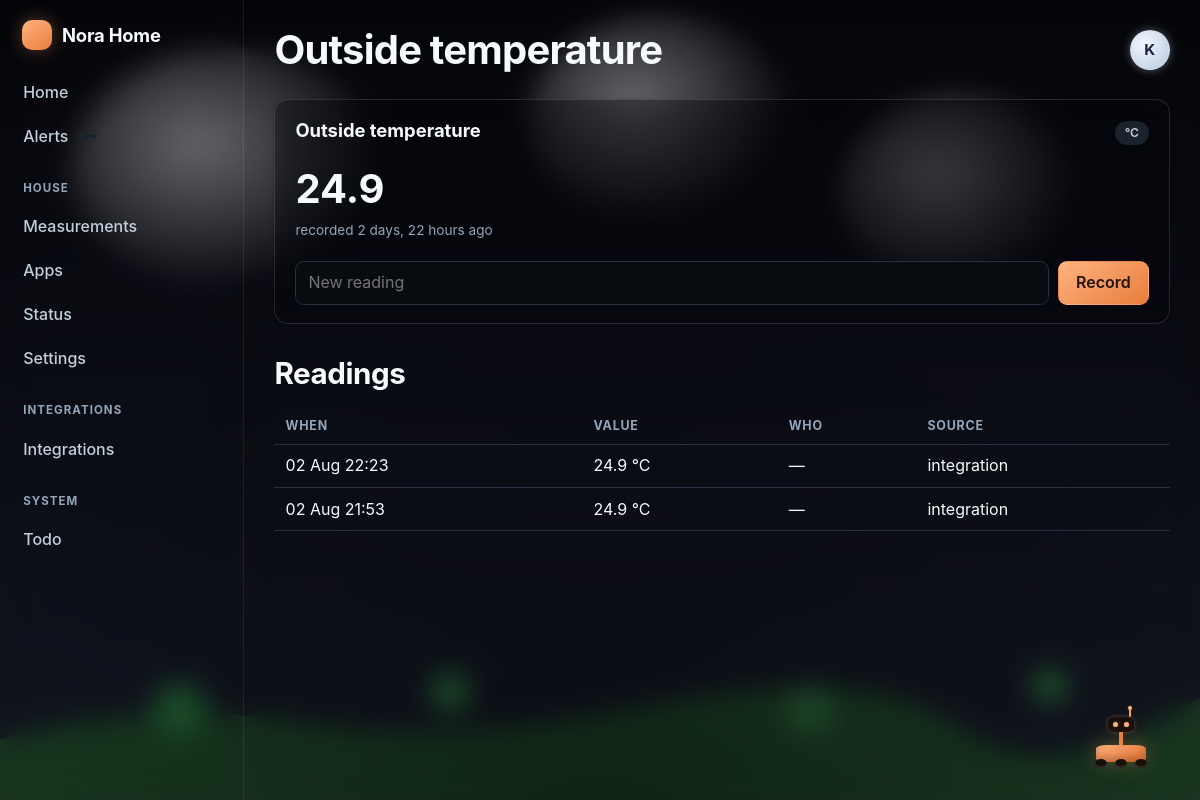
The app's page /home/measurements/weather.temperature_c/ (signed in) with its own data.
### nora_home/telemetry/models.py (models this page shows, shortened)
class Series(TimeStampedModel):
    class Direction(models.TextChoices):
        HIGHER_BETTER = "up", "Higher is better"
        LOWER_BETTER = "down", "Lower is better"
        RANGE = "range", "Stay inside a range"
        NEUTRAL = "neutral", "Just tracking"
    key = models.CharField(max_length=120, unique=True)
    label = models.CharField(max_length=120)
    description = models.CharField(max_length=255, blank=True)
    unit = models.CharField(max_length=24, blank=True, help_text="kg, °C, %, ms, USD…")
    app_slug = models.CharField(max_length=60, db_index=True, default="telemetry")
    category = models.CharField(
        max_length=40, blank=True, db_index=True,
        help_text="Cross-app grouping, e.g. 'health', 'house', 'robot' — lets the "
                  "home screen group series by theme instead of by which app owns "
                  "them. Optional; ungrouped series just sort under app_slug.")
    member = models.ForeignKey(settings.AUTH_USER_MODEL, null=True, blank=True,
                               on_delete=models.CASCADE, related_name="series",
                               help_text="Null for house-wide series.")
    direction = models.CharField(max_length=8, choices=Direction.choices,
                                 default=Direction.NEUTRAL)
    warn_below = models.FloatField(null=True, blank=True)
    warn_above = models.FloatField(null=True, blank=True)
    alert_below = models.FloatField(null=True, blank=True)
    alert_above = models.FloatField(null=True, blank=True)
    precision = models.PositiveSmallIntegerField(default=2)
    show_on_wall = models.BooleanField(default=False)
    retention_days = models.PositiveIntegerField(
        default=730, help_text="Raw readings older than this are rolled up and dropped.")
    is_active = models.BooleanField(default=True)
    class Meta:
        verbose_name_plural = "series"
        ordering = ["app_slug", "key"]
    def latest(self):
        return self.readings.order_by("-recorded_at").first()

class Reading(models.Model):
    series = models.ForeignKey(Series, on_delete=models.CASCADE, related_name="readings")
    value = models.FloatField()
    recorded_at = models.DateTimeField(default=timezone.now, db_index=True)
    member = models.ForeignKey(settings.AUTH_USER_MODEL, null=True, blank=True,
                               on_delete=models.SET_NULL, related_name="readings")
    source = models.CharField(max_length=40, blank=True,
                              help_text="manual | robot | integration | derived")
    tags = models.JSONField(default=dict, blank=True)
    class Meta:
        ordering = ["-recorded_at"]
        indexes = [models.Index(fields=["series", "-recorded_at"])]

### nora_home/accounts/models.py (models this page shows, shortened)
class HouseMember(AbstractUser):
    class Role(models.TextChoices):
        MEMBER = "member", "Member"
        ADULT = "adult", "Adult"
        ADMIN = "admin", "Admin"
    display_name = models.CharField(max_length=60, blank=True)
    role = models.CharField(max_length=10, choices=Role.choices, default=Role.MEMBER,
                            db_index=True)
    avatar = models.ImageField(upload_to="avatars/", blank=True, null=True)
    accent_color = models.CharField(max_length=9, blank=True,
                                    help_text="Hex colour used for this person's rows.")
    birthday = models.DateField(null=True, blank=True)
    timezone = models.CharField(max_length=64, blank=True)
    slack_user_id = models.CharField(max_length=32, blank=True,
                                     help_text="Slack member ID, e.g. U01ABCDEF.")
    slack_dm_channel = models.CharField(max_length=32, blank=True)
    phone = models.CharField(max_length=32, blank=True)
    quiet_hours_start = models.PositiveSmallIntegerField(default=22)
    quiet_hours_end = models.PositiveSmallIntegerField(default=7)
    notifications_enabled = models.BooleanField(default=True)
    preferred_channels = models.JSONField(default=list, blank=True)
    escalation_contacts = models.ManyToManyField(
        "self", symmetrical=False, blank=True, related_name="escalation_watch_for",
        through="EscalationContact",
    )
    is_on_wall_display = models.BooleanField(
        default=True, help_text="Show this person's items on the 24\" display.")
    class Meta:
        ordering = ["display_name", "username"]
    @property
    def name(self) -> str:
        return self.display_name or self.get_full_name() or self.get_username()

### nora_home/telemetry/views.py (the view)
# urls.py: path("<str:key>/", views.detail, name="detail"),
@login_required
def detail(request, key):
    series = get_object_or_404(Series, key=key)
    return render(request, "telemetry/detail.html", {
        "series": series,
        "readings": series.readings.all()[:100],
        "latest": series.latest(),
        "page_title": series.label,
    })

### nora_home/core/context_processors.py (called while the page is built)
def house(request):
    user = getattr(request, "user", None)
    authenticated = bool(user and user.is_authenticated)
    role = getattr(user, "role", "member") if authenticated else "member"
    view_scope = request.session.get("nh_view_scope", "self") if hasattr(request, "session") else "self"
    active_members = []
    if authenticated:
        from nora_home.accounts.models import HouseMember
        active_members = list(HouseMember.objects.filter(is_active=True))
    return {
        "house_name": settings.NORA_HOME_NAME,
        "nora_version": settings.NORA_HOME_VERSION,
        "nora_env": settings.NORA_HOME_ENV,
        "nav": navigation(role),
        "ai_enabled": settings.NORA_HOME_AI_ENABLED,
        "request_id": getattr(request, "request_id", ""),
        "active_members": active_members,
        "nh_view_scope": view_scope,
    }

### nora_home/core/registry.py (called while the page is built)
def registered_apps(include_disabled: bool = False) -> list[AppMetadata]:
    found: list[AppMetadata] = []
    for config in apps.get_app_configs():
        if not isinstance(config, NoraAppConfig):
            continue
        meta = config.nora_home_metadata
        if meta.enabled or include_disabled:
            found.append(meta)
    found.sort(key=lambda m: (Category.ORDER.index(m.category)
                              if m.category in Category.ORDER else 99,
                              m.order, m.title))
    return found

def navigation(role: str = "member") -> list[dict]:
    rank = {"member": 0, "adult": 1, "admin": 2}
    viewer = rank.get(role, 0)
    groups: dict[str, list[AppMetadata]] = {}
    for meta in registered_apps():
        if not meta.nav or viewer < rank.get(meta.minimum_role, 0):
            continue
        groups.setdefault(meta.category, []).append(meta)
    return [
        {"key": key, "label": Category.label(key), "apps": groups[key]}
        for key in Category.ORDER
        if key in groups
    ]

    @classmethod
    def label(cls, key: str) -> str:
        return cls.LABELS.get(key, key.title())

    @property
    def url(self) -> str:
        return "/" + self.url_prefix.lstrip("/")

### nora_home/ui/context_processors.py (called while the page is built)
def surface(request):
    current = getattr(request, "nh_surface", "desktop")
    return {
        "surface": current,
        "is_touch": getattr(request, "nh_is_touch", False),
        "is_wall": current == "wall",
        "is_kiosk": current == "kiosk",
        "nh_bot_enabled": current != "wall",
        "main_display_slug": settings.NORA_HOME_MAIN_DISPLAY_SLUG,
    }

### templates/telemetry/detail.html (shortened to what this page needs)
{% extends "base.html" %}
{% block content %}
  <div class="card">
    <div class="card-head">
      <h3 class="card-title">{{ series.label }}</h3>
      <span class="pill">{{ series.unit }}</span>
    </div>
    <div style="font-size:var(--step-4);font-weight:650">
      {{ latest.value|default:"—" }}
    </div>
    <div class="card-subtitle">
      {% if latest %}recorded {{ latest.recorded_at|timesince }} ago{% endif %}
    </div>
    <form method="post" action="{% url 'telemetry:record' series.key %}"
          style="display:flex;gap:0.6rem;margin-top:1.2rem">
      <input type="number" step="any" name="value" placeholder="New reading" required>
      <button class="btn btn-primary" type="submit">Record</button>
    </form>
  </div>
  <h2 style="margin-top:2rem">Readings</h2>
  <div class="table-scroll">
    <table>
      <thead><tr><th>When</th><th>Value</th><th>Who</th><th>Source</th></tr></thead>
      <tbody>
        {% for reading in readings %}
          <tr>
            <td>{{ reading.recorded_at|date:"d M H:i" }}</td>
            <td>{{ reading.value }} {{ series.unit }}</td>
            <td>{{ reading.member|default:"—" }}</td>
            <td>{{ reading.source }}</td>
          </tr>
        {% endfor %}
      </tbody>
    </table>
  </div>
{% endblock %}

### templates/base.html (shortened to what this page needs)
{% load static %}<!doctype html>
<html lang="en" data-surface="{{ surface }}" data-theme="dark"
      data-season="{{ nh_season }}" data-daypart="{{ nh_daypart }}" data-weather="{{ nh_weather }}"
      {% if not nh_bot_enabled %}data-nh-bot="off"{% endif %}>
<head>
  <link rel="stylesheet" href="{% static 'nora_home/css/nora-home.css' %}">
  <link rel="stylesheet" href="{% static 'nora_home/css/nh-scene.css' %}">
  {% if nh_bot_enabled %}<link rel="stylesheet" href="{% static 'nora_home/css/nh-bot.css' %}">{% endif %}
</head>
<body>
{% block body %}
{% include "partials/scene.html" %}
<div class="shell">
  <nav class="sidebar" aria-label="House navigation">
    <a class="brand" href="/">
      <span class="brand-mark" aria-hidden="true"></span>
      <span>{{ house_name }}</span>
    </a>
    <div class="nav-group">
      <a class="nav-link" href="{% url 'core:dashboard' %}"
         {% if request.path == '/home/' %}aria-current="page"{% endif %}>Home</a>
      <a class="nav-link" href="{% url 'notifications:inbox' %}">
        Alerts <span class="pill" data-nh-bell data-count="0" hidden></span>
      </a>
    </div>
    {% for group in nav %}
      <div class="nav-group">
        <div class="nav-group-label">{{ group.label }}</div>
        {% for app in group.apps %}
          {% if app.slug != 'notifications' %}
            <a class="nav-link" href="{{ app.url }}"
               {% if request.path == app.url %}aria-current="page"{% endif %}>{{ app.title }}</a>
          {% endif %}
        {% endfor %}
        {% if group.key == 'house' %}
          <a class="nav-link" href="{% url 'core:app_directory' %}">Apps</a>
          <a class="nav-link" href="{% url 'core:system_status' %}">Status</a>
          <a class="nav-link" href="{% url 'core:settings' %}">Settings</a>
        {% endif %}
      </div>
    {% endfor %}
  </nav>
  <main class="main">
    <div class="topbar">
      <h1>{% block heading %}{{ page_title|default:"Home" }}{% endblock %}</h1>
      <div class="topbar-actions">
        <details class="profile-menu">
          <summary class="profile-trigger" aria-label="Menu">
            {% if request.user.is_authenticated %}
              <span class="profile-avatar">{{ request.user.name|first|upper }}</span>
            {% endif %}
          </summary>
        </details>
      </div>
    </div>
    {% block content %}{% endblock %}
  </main>
</div>
{% endblock %}
</body>
</html>

### static/nora_home/css/nh-scene.css (style rules this page uses)
:root { --nh-scene-radius: 18px; }
[data-daypart="night"] .profile-trigger { background: radial-gradient(circle at 35% 35%, #f4f7ff, #c9d6e8 70%); border-color: transparent; box-shadow: 0 0 10px rgba(201, 214, 232, 0.4); }
[data-daypart="night"] .profile-avatar { color: #1a2444; }
.shell { position: relative; z-index: 1; background: transparent; }
body { background: transparent; }
:root { --pane-rgb: 6, 8, 12; }
.sidebar { background: rgba(var(--pane-rgb), 0.24); backdrop-filter: blur(14px) saturate(140%); -webkit-backdrop-filter: blur(14px) saturate(140%); border-right: 1px solid rgba(255, 255, 255, 0.08); }
.card { background: rgba(var(--pane-rgb), 0.3); backdrop-filter: blur(16px) saturate(150%); -webkit-backdrop-filter: blur(16px) saturate(150%); border-color: rgba(255, 255, 255, 0.13); }
.main { position: relative; z-index: 1; background: rgba(var(--pane-rgb), 0.24); backdrop-filter: blur(13px) saturate(130%); -webkit-backdrop-filter: blur(13px) saturate(130%); }
:root[data-theme="dark"] { --text: var(--ink-000); --text-dim: var(--ink-200); --text-faint: var(--ink-300); }

### records on screen
Series: label "Outside temperature", unit "°C"
HouseMember: user.name|first "K"
Reading: value "24.9", recorded_at "2 days, 22 hours", recorded_at "02 Aug 22:23", member "—", source "integration"
Reading: recorded_at "02 Aug 21:53", value "24.9", member "—", source "integration"

### other values on screen
{{ house_name }} "Nora Home"
{{ group.label }} "HOUSE" "INTEGRATIONS" "SYSTEM"
{{ app.title }} "Measurements" "Integrations" "Todo"
